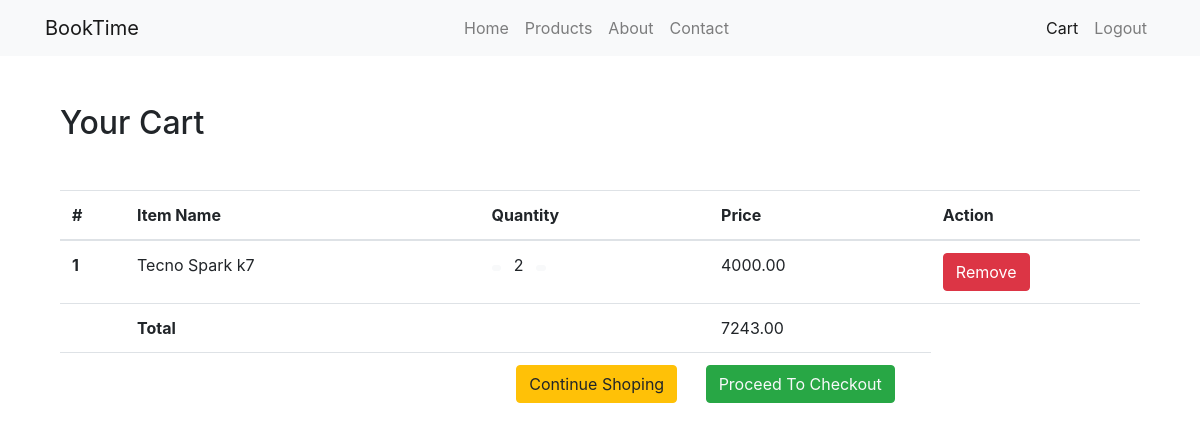
Screenshot of /cart/ (signed in) with the database file from the repository.
### cart/models.py (models this page shows, shortened)
class Cart(models.Model):
    user = models.ForeignKey(get_user_model(), on_delete=models.CASCADE)
    ordered = models.BooleanField(default=False)
    item = models.ForeignKey(Product, on_delete=models.CASCADE)
    quantity = models.IntegerField(default=1)
    created = models.DateTimeField(auto_now_add=True)
    def get_total_item_price(self):
        return self.item.price * self.quantity

class Order(models.Model):
    user = models.ForeignKey(get_user_model(), on_delete=models.CASCADE)
    order_items  = models.ManyToManyField(Cart)
    ordered = models.BooleanField(default=False)
    start_date = models.DateTimeField(auto_now_add=True)
    ordered_date = models.DateTimeField(blank=True, null=True)
    shipping_address = models.ForeignKey(
        Address, related_name='shipping_address', on_delete=models.SET_NULL, blank=True, null=True)
    billing_address = models.ForeignKey(
        Address, related_name='billing_address', on_delete=models.SET_NULL, blank=True, null=True)
    being_delivered = models.BooleanField(default=False)
    received = models.BooleanField(default=False)
    def get_totals(self):
        total = 0
        for order_item in self.order_items.all():
            total += order_item.get_total_item_price()
        return total

### products/models.py (models this page shows, shortened)
class Product(models.Model):
    name = models.CharField(max_length=50)
    slug = models.SlugField()
    description = models.TextField(blank=True)
    price = models.DecimalField(max_digits=6, decimal_places=2)
    in_stock = models.BooleanField(default=True)
    updated = models.DateTimeField(auto_now=True)
    active = models.BooleanField(default=True)
    objects = ProductManager()

### cart/views.py (the view)
def cart_view(request):
  user = request.user
  carts = Cart.objects.filter(user=user)
  orders = Order.objects.filter(user=user, ordered=False)
  if carts.exists():
    order = orders[0]
    return render(request, 'cart/order_summary.html', {"carts": carts, 'order': order})
  else:
    messages.warning(request, "You do not have an active order")
    return redirect("products:product-list")

### cart/templates/cart/order_summary.html (shortened to what this page needs)
{% extends 'main/base.html' %}
{% block content %}
<div class="container my-5">
    <div class="my-5">
        <h2>Your Cart</h2>
    </div>
    <table class="table table-hover">
        <thead>
            <tr>
                <th scope="col">#</th>
                <th scope="col">Item Name</th>
                <th scope="col">Quantity</th>
                <th scope="col">Price</th>
                <th scope="col">Action</th>
            </tr>
        </thead>
        <tbody>
            {% for cart in carts %}
            <tr>
                <th scope="row">{{ forloop.counter }}</th>
                <td>{{ cart.item.name }}</td>
                <td>
                    <a class="mr-2" href="">
                      <span class="badge badge-light"></span>
                    </a>
                    {{ cart.quantity }}
                    <a class="ml-2" href="" >
                      <span class="badge badge-light"></span>
                    </a>
                </td>
                <td>{{ cart.get_total_item_price }} </td>
                <td>
                    <a href="" class="btn btn-danger">Remove</a>
                </td>
            </tr>
            {% endfor %}
            <tr>
                <th scope="row"></th>
                <td colspan="2"><b>Total</b></td>
                <td>{{ order.get_totals }}</td>
                <td></td>
            </tr>
            <tr>
                <th scope="row"></th>
                <td colspan="3" class="text-right ">
                    <a class="btn btn-warning mr-4" href="{% url 'products:product-list' %}">Continue Shoping</a>
                    <a href="" class="btn btn-success mr-4 text-light">Proceed To Checkout</a>
                </td>
            </tr>
        </tbody>
    </table>
</div>
{% endblock content %}

### rows the page displays
Cart: item.name "Tecno Spark k7", quantity "2", get_total_item_price "4000.00"
Order: get_totals "7243.00"
